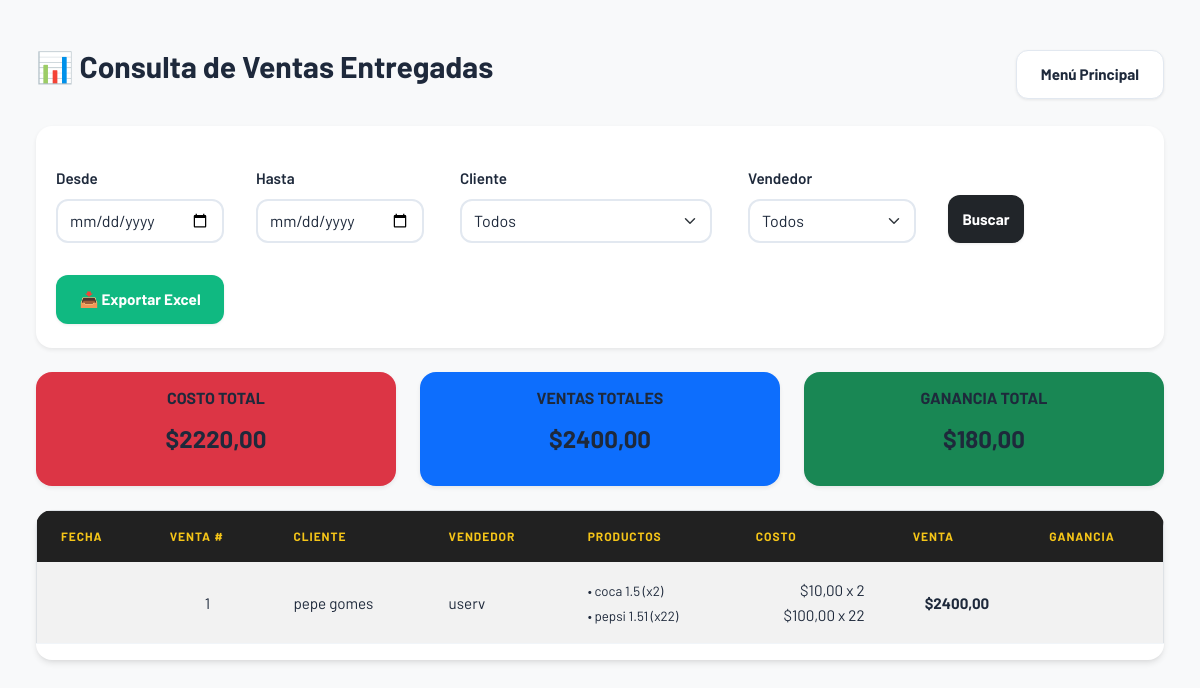
The page /ventas/consultar/ (signed in) on the database its author committed.
### stock/models.py (models this page shows, shortened)
class Ventas(models.Model):
    ESTADO_CHOICES = [
        ('pendiente', 'Pendiente'),
        ('confirmada', 'Confirmada'),
        ('enviada', 'Enviada'),      # Aquí se descuenta stock
        ('entregada', 'Entregada'),
        ('cancelada', 'Cancelada'),
    ]
    METODO_PAGO_CHOICES = [
        ('efectivo', 'Efectivo'),
        ('transferencia', 'Transferencia'),
        ('tarjeta_credito', 'Tarjeta de Crédito'),
        ('tarjeta_debito', 'Tarjeta de Débito'),
        ('cuenta_corriente', 'Cuenta Corriente'),
    ]
    usuario_creador = models.ForeignKey(
        User,
        on_delete=models.SET_NULL,
        null=True,
        blank=True,
        related_name='ventas_creadas',
        verbose_name="Usuario creador"
    )
    cliente = models.ForeignKey(
        'Cliente',
        on_delete=models.CASCADE,
        verbose_name="Cliente"
    )
    chofer = models.ForeignKey(
        'Chofer',
        on_delete=models.SET_NULL,
        null=True,
        blank=True,
        verbose_name="Chofer Asignado"
    )
    fecha_envio_programada = models.DateField(
        blank=True,
        null=True,
        verbose_name="Fecha Programada de Envío"
    )
    hora_envio_programada = models.TimeField(
        blank=True,
        null=True,
        verbose_name="Hora Programada de Envío"
    )
    fecha_creacion = models.DateTimeField(
        auto_now_add=True,
        verbose_name="Fecha de Creación"
    )
    fecha_envio = models.DateTimeField(
        blank=True,
        null=True,
        verbose_name="Fecha Real de Envío"
    )
    estado = models.CharField(
        max_length=20,
        choices=ESTADO_CHOICES,
        default='pendiente',
        verbose_name="Estado"
    )
    metodo_pago = models.CharField(
        max_length=30,
        choices=METODO_PAGO_CHOICES,
        default='efectivo',
        verbose_name="Método de Pago"
    )
    valor_total = models.DecimalField(
        max_digits=10,
        decimal_places=2,
        default=0,
        verbose_name="Valor Total"
    )
    notas = models.TextField(
        blank=True,
        null=True,
        verbose_name="Notas"
    )
    class Meta:
        verbose_name = "Venta"
        verbose_name_plural = "Ventas"
        ordering = ['-fecha_creacion']

class Cliente(models.Model):
    usuario = models.OneToOneField(
        settings.AUTH_USER_MODEL,
        on_delete=models.CASCADE,
        related_name='cliente'
    )
    nombre_completo = models.CharField(max_length=200, verbose_name="Nombre y Apellido")
    nombre_local = models.CharField(max_length=200, blank=True, null=True, verbose_name="Nombre del Local")
    cuil = models.CharField(
        max_length=13,
        blank=True,
        null=True,
        verbose_name="CUIL/CUIT",
        unique=True
    )
    email = models.EmailField(unique=True, blank=True, null=True)
    telefono = models.CharField(max_length=20, blank=True, null=True)
    direccion = models.TextField(blank=True, null=True)
    fecha_registro = models.DateTimeField(auto_now_add=True)

class DetalleVenta(models.Model):
    venta = models.ForeignKey(Ventas, on_delete=models.CASCADE, related_name='detalles')
    producto = models.ForeignKey(Producto, on_delete=models.CASCADE)
    cantidad = models.PositiveIntegerField()
    precio_unitario = models.DecimalField(max_digits=10, decimal_places=2)
    subtotal = models.DecimalField(max_digits=10, decimal_places=2)
    class Meta:
        verbose_name = "Detalle de Venta"
        verbose_name_plural = "Detalles de Ventas"

class Producto(models.Model):
    nombre = models.CharField(max_length=100)
    tipo = models.ForeignKey(TipoProducto, on_delete=models.CASCADE)
    cantidad = models.PositiveIntegerField(default=0)
    valor = models.DecimalField(max_digits=10, decimal_places=2)
    valor_compra = models.DecimalField(
        max_digits=10,
        decimal_places=2,
        verbose_name="Precio de Compra",
        default=0.00  # Valor por defecto
    )
    umbral_alerta = models.PositiveIntegerField(
        default=5,
        verbose_name="Stock Mínimo de Alerta"
    )
    fecha_modificacion = models.DateTimeField(auto_now=True)

### stock/views.py (the view)
# urls.py: path('ventas/consultar/', views.consultar_ventas, name='consultar_ventas'),
@login_required
def consultar_ventas(request):
    productos = Producto.objects.all()
    clientes = Cliente.objects.all().order_by('nombre_completo')
    usuarios = User.objects.filter(
        is_active=True,
        perfilusuario__tipo="ventas"
    ).order_by('username')
    fecha_desde = request.GET.get('desde')
    fecha_hasta = request.GET.get('hasta')
    cliente_id = request.GET.get('cliente')
    producto_id = request.GET.get('producto')
    usuario_id = request.GET.get('usuario')
    exportar = request.GET.get('exportar')
    ventas = Ventas.objects.filter(
        estado='entregada'
    ).select_related(
        'cliente',
        'usuario_creador'
    ).prefetch_related(
        'detalles__producto'
    )
    if fecha_desde:
        ventas = ventas.filter(fecha_envio__date__gte=fecha_desde)
    if fecha_hasta:
        ventas = ventas.filter(fecha_envio__date__lte=fecha_hasta)
    if cliente_id:
        ventas = ventas.filter(cliente_id=cliente_id)
    if producto_id:
        ventas = ventas.filter(detalles__producto_id=producto_id).distinct()
    if usuario_id:
        ventas = ventas.filter(usuario_creador_id=usuario_id)
    ventas = ventas.order_by('-fecha_envio')
    total_ventas = 0
    total_costo = 0
    for venta in ventas:
        for detalle in venta.detalles.all():
            total_ventas += detalle.subtotal
            total_costo += (detalle.producto.valor_compra or 0) * detalle.cantidad
    ganancia_total = total_ventas - total_costo
    if exportar == 'excel':
        return exportar_ventas_excel(ventas, fecha_desde, fecha_hasta)
    return render(request, 'consultar_ventas.html', {
        'ventas': ventas,
        'productos': productos,
        'clientes': clientes,
        'usuarios': usuarios,  # 👈 ahora SOLO ventas
        'total_ventas': total_ventas,
        'total_costo': total_costo,
        'ganancia_total': ganancia_total,
        'fecha_desde': fecha_desde,
        'fecha_hasta': fecha_hasta,
        'cliente_id': cliente_id,
        'producto_id': producto_id,
        'usuario_id': usuario_id,
    })

### stock/templates/consultar_ventas.html (shortened to what this page needs)
{% load static %}
<!DOCTYPE html>
<html lang="es">
<head>
    <link rel="stylesheet" href="{% static 'css/bootstrap.min.css' %}">
    <link rel="stylesheet" href="{% static 'css/style.css' %}">
</head>
<body class="bg-light">
    <div class="container-fluid mt-4">
        <div class="d-flex justify-content-between align-items-center mb-4">
            <h2>📊 Consulta de Ventas Entregadas</h2>
            <a href="{% url 'home' %}" class="btn btn-secondary">Menú Principal</a>
        </div>
        <div class="card p-4 mb-4 shadow-sm border-0">
            <form method="GET" class="row g-3 align-items-end">
                <div class="col-md-2">
                    <label class="form-label">Desde</label>
                    <input type="date" name="desde" class="form-control" value="{{ fecha_desde }}">
                </div>
                <div class="col-md-2">
                    <label class="form-label">Hasta</label>
                    <input type="date" name="hasta" class="form-control" value="{{ fecha_hasta }}">
                </div>
                <div class="col-md-3">
                    <label class="form-label">Cliente</label>
                    <select name="cliente" class="form-select">
                        <option value="">Todos</option>
                    </select>
                </div>
                <div class="col-md-2">
                    <label class="form-label">Vendedor</label>
                    <select name="usuario" class="form-select">
                        <option value="">Todos</option>
                    </select>
                </div>
                <div class="col-md-1">
                    <button type="submit" class="btn btn-dark w-100">Buscar</button>
                </div>
                <div class="col-md-2">
                    <button type="submit" name="exportar" value="excel" class="btn btn-success w-100">
                        📥 Exportar Excel
                    </button>
                </div>
            </form>
        </div>
        <div class="row mb-4">
            <div class="col-md-4">
                <div class="card text-center shadow-sm border-0 bg-danger text-white">
                    <div class="card-body">
                        <h6>COSTO TOTAL</h6>
                        <h3>${{ total_costo|floatformat:2 }}</h3>
                    </div>
                </div>
            </div>
            <div class="col-md-4">
                <div class="card text-center shadow-sm border-0 bg-primary text-white">
                    <div class="card-body">
                        <h6>VENTAS TOTALES</h6>
                        <h3>${{ total_ventas|floatformat:2 }}</h3>
                    </div>
                </div>
            </div>
            <div class="col-md-4">
                <div class="card text-center shadow-sm border-0 bg-success text-white">
                    <div class="card-body">
                        <h6>GANANCIA TOTAL</h6>
                        <h3>${{ ganancia_total|floatformat:2 }}</h3>
                    </div>
                </div>
            </div>
        </div>
        <div class="table-responsive">
            <table class="table table-striped table-hover bg-white border">
                <thead class="table-dark text-center">
                    <tr>
                        <th>Fecha</th>
                        <th>Venta #</th>
                        <th>Cliente</th>
                        <th>Vendedor</th>
                        <th>Productos</th>
                        <th>Costo</th>
                        <th>Venta</th>
                        <th>Ganancia</th>
                    </tr>
                </thead>
                <tbody>
                    {% for venta in ventas %}
                    {% with costo=0 ganancia=0 %}
                    <tr>
                        <td class="text-center">{{ venta.fecha_envio|date:"d/m/Y H:i" }}</td>
                        <td class="text-center">{{ venta.id }}</td>
                        <td>{{ venta.cliente.nombre_completo }}</td>
                        <td>{{ venta.usuario_creador.username|default:"N/A" }}</td>
                        <td>
                            <small>
                            {% for item in venta.detalles.all %}
                                • {{ item.producto.nombre }} (x{{ item.cantidad }})<br>
                            {% endfor %}
                            </small>
                        </td>
                        <td class="text-end">
                            {% for item in venta.detalles.all %}
                                ${{ item.producto.valor_compra|default:0|floatformat:2 }} x {{ item.cantidad }}<br>
                            {% endfor %}
                        </td>
                        <td class="text-center"><strong>${{ venta.valor_total|floatformat:2 }}</strong></td>
                        <td class="text-center text-success">
                        </td>
                    </tr>
                    {% endwith %}
                    {% empty %}
                    <tr>
                        <td colspan="8" class="text-center py-4 text-muted">
                            No se encontraron ventas entregadas con los filtros seleccionados.
                        </td>
                    </tr>
                    {% endfor %}
                </tbody>
            </table>
        </div>
    </div>
</body>
</html>

### rows shown on the page
Ventas: id "1", cliente.nombre_completo "pepe gomes", usuario_creador.username "userv", valor_total "2400,00"
DetalleVenta: producto.nombre "coca 1.5", cantidad "2", producto.valor_compra "10,00"
DetalleVenta: producto.nombre "pepsi 1.51", cantidad "22", producto.valor_compra "100,00"

### other values the page prints
{{ total_costo|floatformat:2 }} "2220,00"
{{ total_ventas|floatformat:2 }} "2400,00"
{{ ganancia_total|floatformat:2 }} "180,00"
